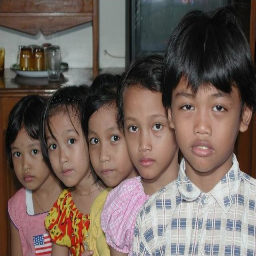
#> input picture data2_FSD/real/002.png, 256 x 256 px
$ python preprocessing.py
#> lines starting #> are read from the running program, lines starting #| are printed output that depends on the picture; after the words box and inside, x2 and y2 are one past the last pixel; in counts of white or black regions, pixels touching at a corner belong together
import cv2
from pathlib import Path

# Paramètres
DATASETS = ["data2_FSD", "data3_SFA", "data4_HGR"]
IMAGE_SIZE = 256       # Taille finale des images
PATCH_SIZE = 16       # Taille des patches
BRIGHTNESS_FACTOR = 0.9

def adjust_brightness(img, factor=0.9):
    return cv2.convertScaleAbs(img, alpha=factor, beta=0)

for dataset in DATASETS:
    print(f"Traitement du dataset {dataset}...")

    RAW_REAL_DIR = Path(f"{dataset}/real")
    RAW_MASK_DIR = Path(f"{dataset}/mask")

    # Dossiers de sortie
    PROC_REAL_DIR = Path(f"processed/{dataset}/real")
    PROC_MASK_DIR = Path(f"processed/{dataset}/mask")
    PATCH_REAL_DIR = Path(f"processed/{dataset}/patches/real")
    PATCH_MASK_DIR = Path(f"processed/{dataset}/patches/mask")

    for d in [PROC_REAL_DIR, PROC_MASK_DIR, PATCH_REAL_DIR, PATCH_MASK_DIR]:
        d.mkdir(parents=True, exist_ok=True)

    real_files = sorted(RAW_REAL_DIR.glob("*.*"))
    mask_files = sorted(RAW_MASK_DIR.glob("*.*"))

    for idx, (r_file, m_file) in enumerate(zip(real_files, mask_files), start=1):
        img = cv2.imread(str(r_file))
#> img is the input picture: shape (256, 256, 3); mean B, G, R 92.1, 99.4, 114.6
        mask = cv2.imread(str(m_file), cv2.IMREAD_GRAYSCALE)
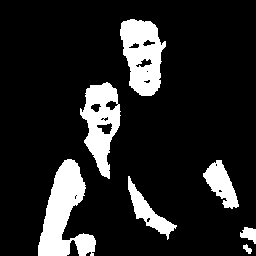
#> input picture data2_FSD/mask/001.png, 256 x 256 px
#> mask: shape (256, 256); 14.3% white; 7 white regions, largest, box (x1, y1, x2, y2) and area: (38, 159, 96, 256) 2951, (120, 19, 166, 96) 2355, (80, 82, 121, 179) 2130

        if img is None or mask is None:
            print(f"Fichier manquant : {r_file} ou {m_file}")
            continue

        # Redimensionner l'image et le masque
        img = cv2.resize(img, (IMAGE_SIZE, IMAGE_SIZE))
        mask = cv2.resize(mask, (IMAGE_SIZE, IMAGE_SIZE), interpolation=cv2.INTER_NEAREST)

        # Ajuster uniquement la luminosité de l'image
        img = adjust_brightness(img, BRIGHTNESS_FACTOR)
#> in adjust_brightness, `return cv2.convertScaleAbs(img, alpha=factor, beta=0)`:
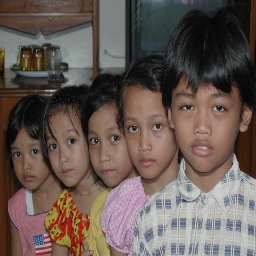
#> returned value: shape (256, 256, 3); mean of channels 0, 1, 2 82.9, 89.4, 103.1; drawn as B, G, R

        # Sauvegarder l'image et le masque complets
        img_name = f"{idx:03d}.png"
        mask_name = f"{idx:03d}.png"
        cv2.imwrite(str(PROC_REAL_DIR / img_name), img)
        cv2.imwrite(str(PROC_MASK_DIR / mask_name), mask)

        # Découper en patches 16x16
        patch_idx = 0
        for y in range(0, IMAGE_SIZE, PATCH_SIZE):
            for x in range(0, IMAGE_SIZE, PATCH_SIZE):
                patch_img = img[y:y+PATCH_SIZE, x:x+PATCH_SIZE]
                patch_mask = mask[y:y+PATCH_SIZE, x:x+PATCH_SIZE]

                patch_name = f"{idx:03d}_{patch_idx:03d}.png"
                cv2.imwrite(str(PATCH_REAL_DIR / patch_name), patch_img)
                cv2.imwrite(str(PATCH_MASK_DIR / patch_name), patch_mask)
                patch_idx += 1
#> after the loop, patch_idx = 256

print("Prétraitement 16x16 terminé avec masque intact !")
